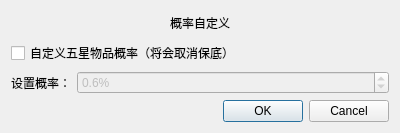
<?xml version="1.0" encoding="UTF-8"?>
<ui version="4.0">
 <class>Dialog</class>
 <widget class="QDialog" name="Dialog">
  <property name="geometry">
   <rect>
    <x>0</x>
    <y>0</y>
    <width>400</width>
    <height>133</height>
   </rect>
  </property>
  <property name="windowTitle">
   <string>高级设置</string>
  </property>
  <property name="autoFillBackground">
   <bool>false</bool>
  </property>
  <layout class="QVBoxLayout" name="verticalLayout">
   <item>
    <layout class="QVBoxLayout" name="verticalLayout_2">
     <item>
      <widget class="QLabel" name="label">
       <property name="text">
        <string>概率自定义</string>
       </property>
       <property name="textFormat">
        <enum>Qt::PlainText</enum>
       </property>
       <property name="alignment">
        <set>Qt::AlignCenter</set>
       </property>
      </widget>
     </item>
     <item>
      <widget class="QCheckBox" name="checkBox">
       <property name="text">
        <string>自定义五星物品概率（将会取消保底）</string>
       </property>
      </widget>
     </item>
     <item>
      <layout class="QFormLayout" name="formLayout">
       <item row="0" column="0">
        <widget class="QLabel" name="label_2">
         <property name="text">
          <string>设置概率：</string>
         </property>
        </widget>
       </item>
       <item row="0" column="1">
        <widget class="QDoubleSpinBox" name="spinBox">
         <property name="enabled">
          <bool>false</bool>
         </property>
         <property name="suffix">
          <string>%</string>
         </property>
         <property name="decimals">
          <number>1</number>
         </property>
         <property name="maximum">
          <double>100.000000000000000</double>
         </property>
         <property name="singleStep">
          <double>0.100000000000000</double>
         </property>
         <property name="value">
          <double>0.600000000000000</double>
         </property>
        </widget>
       </item>
      </layout>
     </item>
    </layout>
   </item>
   <item>
    <widget class="QDialogButtonBox" name="buttonBox">
     <property name="orientation">
      <enum>Qt::Horizontal</enum>
     </property>
     <property name="standardButtons">
      <set>QDialogButtonBox::Cancel|QDialogButtonBox::Ok</set>
     </property>
    </widget>
   </item>
  </layout>
 </widget>
 <resources/>
 <connections>
  <connection>
   <sender>buttonBox</sender>
   <signal>accepted()</signal>
   <receiver>Dialog</receiver>
   <slot>accept()</slot>
   <hints>
    <hint type="sourcelabel">
     <x>248</x>
     <y>254</y>
    </hint>
    <hint type="destinationlabel">
     <x>157</x>
     <y>274</y>
    </hint>
   </hints>
  </connection>
  <connection>
   <sender>buttonBox</sender>
   <signal>rejected()</signal>
   <receiver>Dialog</receiver>
   <slot>reject()</slot>
   <hints>
    <hint type="sourcelabel">
     <x>316</x>
     <y>260</y>
    </hint>
    <hint type="destinationlabel">
     <x>286</x>
     <y>274</y>
    </hint>
   </hints>
  </connection>
  <connection>
   <sender>checkBox</sender>
   <signal>toggled(bool)</signal>
   <receiver>spinBox</receiver>
   <slot>setEnabled(bool)</slot>
   <hints>
    <hint type="sourcelabel">
     <x>199</x>
     <y>46</y>
    </hint>
    <hint type="destinationlabel">
     <x>238</x>
     <y>75</y>
    </hint>
   </hints>
  </connection>
 </connections>
</ui>
